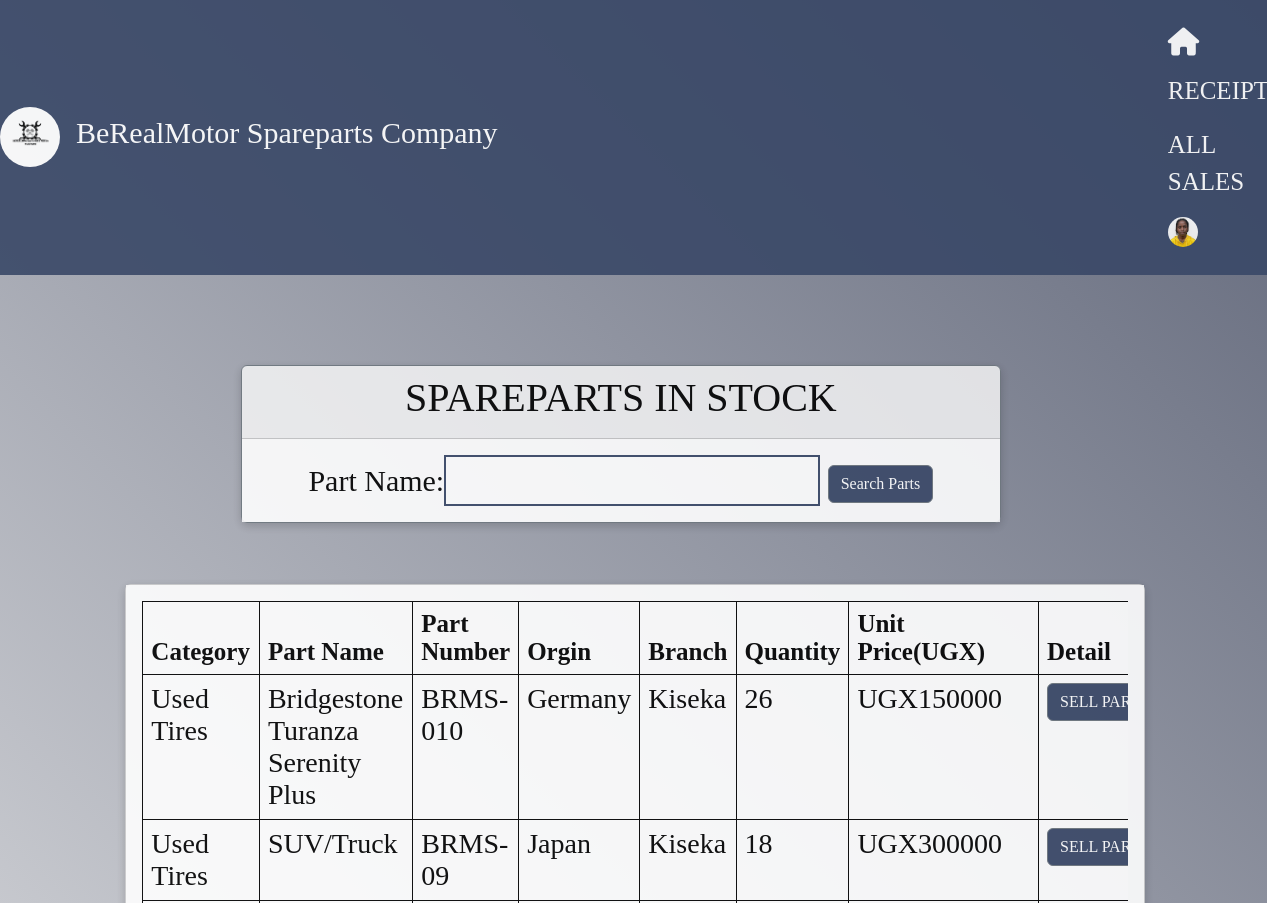
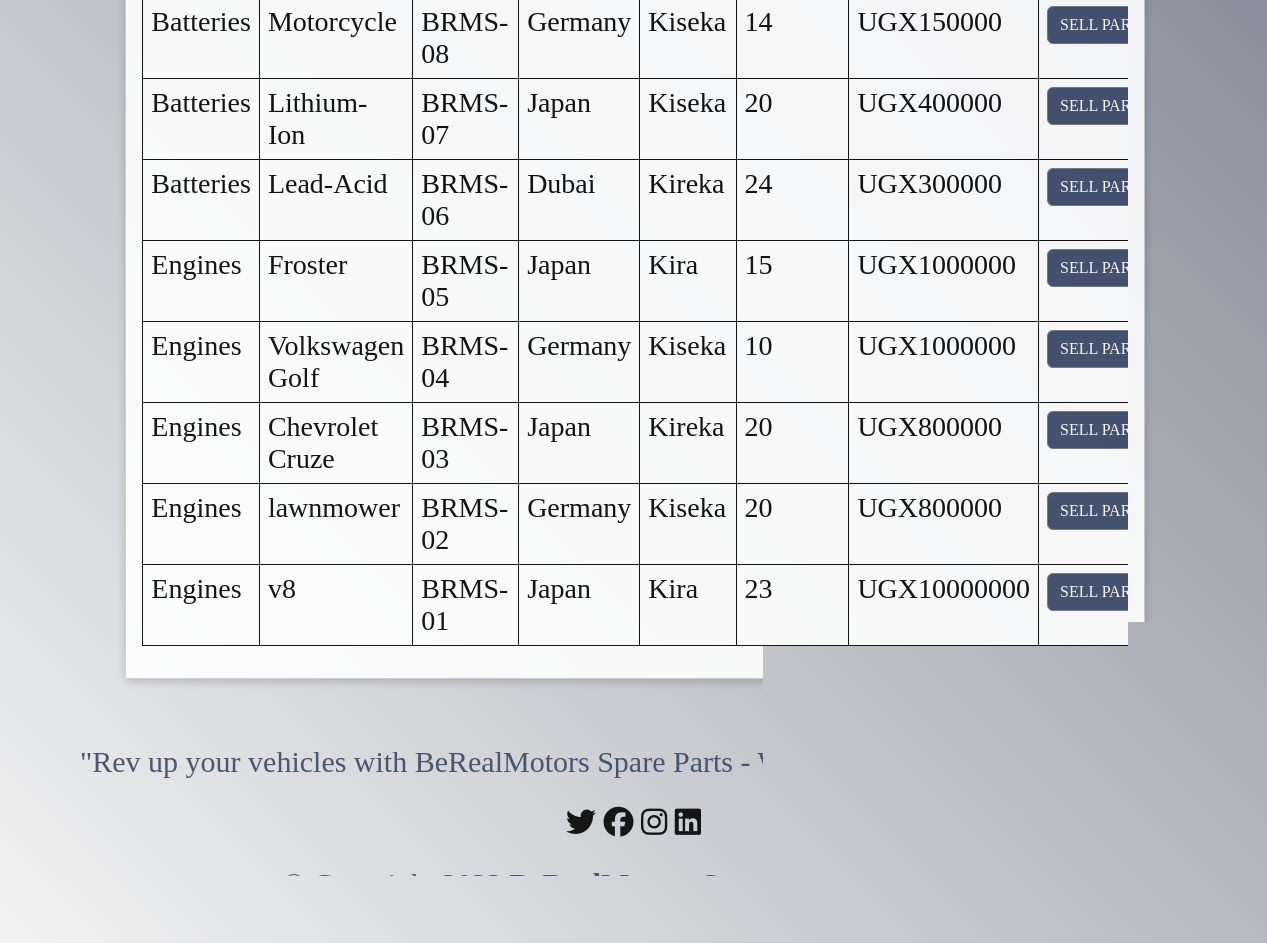
The app's page /home/ (signed in) with its own data (2 pictures, top to bottom).
### SparepartsApp/models.py (models this page shows, shortened)
class UserProfile(models.Model):
    user = models.OneToOneField(User, on_delete=models.CASCADE)
    profile_picture = models.ImageField(upload_to='profile_pics/', blank=True, null=True)
    bio = models.TextField(max_length=300, blank=True)

class Product(models.Model):
    Category_name = models.ForeignKey(Category, on_delete = models.CASCADE, null=False, blank=False) #Creating a relationship between the category and product primary key
    date_of_arrival = models.DateField(default=timezone.now)
    part_name = models.CharField(max_length=50, null = False, blank=False)
    country_of_orgin = models.CharField(max_length=50, null = False, blank=False)
    total_quantity = models.IntegerField(default=0, null=False, blank=False)
    issued_quantity = models.IntegerField(default=0, null=False, blank= False)
    received_quantity = models.IntegerField(default=0, null=False, blank= False)
    branch_name = models.CharField(max_length=50, null=False, blank= False)
    unit_price = models.IntegerField(default=0, null=False, blank=False)

class Category(models.Model): #model for category
    name = models.CharField(max_length=50, null = False, blank=False, unique=True)
    def __str__(self):
        return self.name

### SparepartsApp/views.py (the view)
# urls.py: 2. Add a URL to urlpatterns:  path('', views.home, name='home')
def home(request):  #requesting login
    products = Product.objects.all().order_by('-id') #this querying a database (ordering by id )
    product_filters = ProductFilter(request.GET,queryset=products)
    products = product_filters.qs
    return render(request, 'assets/home.html',{'products':products, 'product_filters':product_filters})

### templates/assets/home.html
{% extends 'assets/base.html' %} {% block content %}
<br></br>
  <div class="w">
    <div class="card border-secondary mb-3 custom-card custom-transparent-card">
      <div class="card-header">
        <h1 class="text-center">SPAREPARTS IN STOCK </h1>
      </div>
      <div class="card-body">
        <div class="container">
          <form action="" method="GET" id="vane">
            {{product_filters.form|title}}
            <input type="submit" value="Search Parts" class="btn btn-secondary btn" />
          </form>
        </div>
      </div>
    </div>
  </div>
  <br>
  <div class="N">
    <div class="card border-seccondary mb-3 custom-card custom-transparent-card ms-4 me-4 mb-4">
      <div class="card-body">
        <div class="table-responsive">
          <table class="table">
            <thead class="thead-dark">
              <tr>
                <th scope="col">Category</th>
                <th scope="col">Part Name</th>
                <th scope="col">Part Number</th>
                <th scope="col">Orgin</th>
                <th scope="col">Branch</th>
                <th scope="col">Quantity</th>
                <th scope="col">Unit Price(UGX)</th>
                <th scope="col">Detail</th>
              </tr>
            </thead>
            {% for product in products %}
            <tbody>
              <tr>
                <td>{{product.Category_name}}</td>
                <td>{{product.part_name}}</td>
                <td>BRMS-0{{product.id}}</td>
                <td>{{product.country_of_orgin}}</td>
                <td>{{product.branch_name}}</td>
                <td>{{product.total_quantity}}</td>
                <td>UGX{{product.unit_price}}</td>
                <td><a href="{% url 'product_detail' product.id  %}"><input type="submit" value="SELL PART"
                      class="btn btn-secondary btn" type="button" /></a></td>
              </tr>
            </tbody>
            {% endfor %}
          </table>
        </div>
      </div>
    </div>
  </div>
{% endblock %}

### templates/assets/base.html (shortened to what this page needs)
{% load static %}
{% load bootstrap5 %}
{% bootstrap_css %}
<!DOCTYPE html>
<html lang="en">
<head>
    <link rel="stylesheet" href="{% static 'css/main.css' %}">
    <link rel="stylesheet" href="https://cdnjs.cloudflare.com/ajax/libs/font-awesome/6.4.2/css/all.min.css"/>
</head>
<body>
    <nav class="navbar navbar-expand-lg navbar-dark ">
        <a class="navbar-brand" href="#">
            <img src="{% static 'images/BeRealMotorsLogo.png' %}" alt="Logo" class="logo-img">
        </a>
        <a class="nav-link" href="{% url 'home' %}">
            <h1 class="navbar-brand" style="font-size: 30px" onmouseover="this.style.color='gray'"
                onmouseout="this.style.color='white'">BeRealMotor Spareparts Company</h1>
        </a>
        <div class="collapse navbar-collapse" id="navbarNav">
            <ul class="nav navbar-nav ml-auto">
                <li class="nav-item {% if request.path == '/' %}active{% endif %}">
                    <a class="nav-link" href="{% url 'home' %}" style="font-size: 25px; color:white;"
                        onmouseover="this.style.color='gray'" onmouseout="this.style.color='white'"><i class="fa-solid fa-house"></i></a>
                </li>
                <li class="nav-item {% if request.path == '/receipt/' %}active{% endif %}">
                    <a class="nav-link" href="{% url 'receipt' %}" style="font-size: 25px; color:white;"
                        onmouseover="this.style.color='gray'" onmouseout="this.style.color='white'">RECEIPTS</a>
                </li>
                <li class="nav-item {% if request.path == '/all_sales/' %}active{% endif %}">
                    <a class="nav-link" href="{% url 'all_sales' %}" style="font-size: 25px; color:white;"
                        onmouseover="this.style.color='gray'" onmouseout="this.style.color='white'">ALL SALES</a>
                </li>
                {% if user.is_authenticated %}
                <li class="nav-item dropdown">
                    <a class="nav-link dropdown-toggle" href="#" id="navbarDropdown" role="button"
                        data-toggle="dropdown" aria-haspopup="true" aria-expanded="false">
                        {% if user.userprofile.profile_picture %}
                        <img src="{{ user.userprofile.profile_picture.url }}" alt="Profile Picture"
                            style="width: 30px; height: 30px; border-radius: 50%;">
                        {% else %}
                        <img src="{% static 'images/default_avatar.png' %}" alt="Default Avatar"
                            style="width: 30px; height: 30px; border-radius: 50%;">
                        {% endif %}
                    </a>
                </li>
                {% else %}
                <li class="nav-item">
                    <a class="nav-link" href="{% url 'login' %}">Login</a>
                </li>
                {% endif %}
            </ul>
        </div>
    </nav>
    {% block content %}
    {% endblock %}
    <footer id="footer">
        <div class="footer">
          <p>"Rev up your vehicles with BeRealMotors Spare Parts - Where quality meets performance!"</p>
          <div class="social-links">
            <a href=""><i class="fa-brands fa-twitter"></i></a>
            <a href=""><i class="fa-brands fa-facebook"></i></a>
            <a href=""><i class="fa-brands fa-instagram"></i></a>
            <a href=""><i class="fa-brands fa-linkedin"></i></a>
          </div>
          <div class="text-center mt-3">
            &copy; Copyright <strong><span>
                <script>document.write(new Date().getFullYear())</script> BeRealMotors Spare Parts Company
              </span></strong>
          </div>
          <div class="credits">
          </div>
        </div>
      </footer>
</body>
</html>

### SparepartsApp/static/css/main.css (style rules this page uses)
body { position: relative; overflow-x: hidden; background: linear-gradient(45deg, #f2f2f2, #61677A); width: 100% !important; height: 100vh; display: table; position: relative; background-position: center; background-attachment: scroll; -o-background-size: cover; -moz-background-size: cover; -webkit-background-size: cover; background-size: cover; background-repeat: no-repeat; opacity: 0.9; }
body { font-family: 'Times New Roman'; color: black; font-size: 30px; }
form { width: 40%; margin: 0 auto; }
#vane { width: 100%; margin: 0 auto; text-align: center; }
.navbar { background-color: #394867; padding: 20px 0; }
.navbar-brand, .navbar-links a { color: white; font-size: 24px; }
.dropdown-toggle::after { display: none; }
.navbar-expand-lg .navbar-collapse { display: flex !important; flex-basis: auto; margin-left: 51%; }
.logo-img { height: 60px; border-radius: 50px; }
#footer { margin-top: 60px; background-color: transparent; font-style: Times New Roman; color: #394867; text-align: center; }
#footer .social-links a { color: black; }
#footer .credits { font-size: 25px; color: black; text-emphasis-color: black; }
.w { width: 80%; margin-left: 19%; padding-right: 20%; }
.N { width: 100%; padding-left: 8%; padding-right: 11.5%; align-items: center; }
.custom-transparent-card { background-color: rgba(255, 255, 255, 0.9); }
.card { background-color: rgba(255, 255, 255, 0.9); color: black; justify-content: center; width: 100%; }
.custom-card .card-body { background-color: rgba(255, 255, 255, 0.9); color: black; }
.custom-card { box-shadow: 0px 3px 10px rgba(0, 0, 0, 0.2); background-color: rgba(255, 255, 255, 0.9); }
.btn { background-color: #394867; color: white; }
.table>thead { vertical-align: bottom; background-color: #394867; color: white; font-size: 25px; }
.table>tbody { vertical-align: inherit; font-size: 28px; justify-content: center; }
.table { border-collapse: collapse; width: 100%; border: 1px solid #394867; }
.table th, .table td { border: 1px solid black; padding: 8px; text-align: left; }
#id_part_name { border: 2px solid #394867; }
.fa-solid, .fas { font-weight: 900; font-size: 28px; }

### records on screen
Product: Category_name "Used Tires", part_name "Bridgestone Turanza Serenity Plus", id "10", country_of_orgin "Germany", branch_name "Kiseka", total_quantity "26", unit_price "150000"
Product: Category_name "Used Tires", part_name "SUV/Truck", id "9", country_of_orgin "Japan", branch_name "Kiseka", total_quantity "18", unit_price "300000"
Product: Category_name "Batteries", part_name "Motorcycle", id "8", country_of_orgin "Germany", branch_name "Kiseka", total_quantity "14", unit_price "150000"
Product: Category_name "Batteries", part_name "Lithium-Ion", id "7", country_of_orgin "Japan", branch_name "Kiseka", total_quantity "20", unit_price "400000"
Product: Category_name "Batteries", part_name "Lead-Acid", id "6", country_of_orgin "Dubai", branch_name "Kireka", total_quantity "24", unit_price "300000"
Product: Category_name "Engines", part_name "Froster", id "5", country_of_orgin "Japan", branch_name "Kira", total_quantity "15", unit_price "1000000"
Product: Category_name "Engines", part_name "Volkswagen Golf", id "4", country_of_orgin "Germany", branch_name "Kiseka", total_quantity "10", unit_price "1000000"
Product: Category_name "Engines", part_name "Chevrolet Cruze", id "3", country_of_orgin "Japan", branch_name "Kireka", total_quantity "20", unit_price "800000"
Product: Category_name "Engines", part_name "lawnmower", id "2", country_of_orgin "Germany", branch_name "Kiseka", total_quantity "20", unit_price "800000"
Product: Category_name "Engines", part_name "v8", id "1", country_of_orgin "Japan", branch_name "Kira", total_quantity "23", unit_price "10000000"
